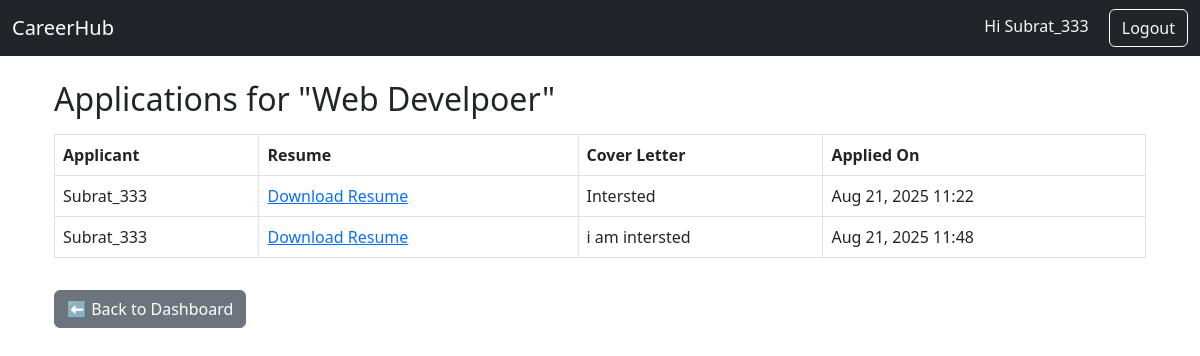
The page /jobs/jobs/2/applications/ (signed in) on the database its author committed.
### users/models.py (models this page shows)
class CustomUser(AbstractUser):
    USER_TYPE_CHOICES = (
        ('employer', 'Employer'),
        ('candidate', 'Candidate'),
    )
    user_type = models.CharField(max_length=10, choices=USER_TYPE_CHOICES)

### jobs/models.py (models this page shows, shortened)
class Job(models.Model):
    employer = models.ForeignKey(settings.AUTH_USER_MODEL, on_delete=models.CASCADE, related_name="jobs")
    title = models.CharField(max_length=200)
    description = models.TextField()
    location = models.CharField(max_length=100)
    salary = models.DecimalField(max_digits=10, decimal_places=2, null=True, blank=True)
    created_at = models.DateTimeField(auto_now_add=True)  # when job is posted
    updated_at = models.DateTimeField(auto_now=True)      # when job is updated

class Application(models.Model):
    job = models.ForeignKey("Job", on_delete=models.CASCADE, related_name="applications")
    applicant = models.ForeignKey(settings.AUTH_USER_MODEL, on_delete=models.CASCADE)
    resume = models.FileField(upload_to="resumes/")
    cover_letter = models.TextField(blank=True, null=True)
    applied_at = models.DateTimeField(auto_now_add=True)

### jobs/views.py (the view)
# urls.py: path('jobs/<int:job_id>/applications/', views.view_applications, name='view_applications'),
@login_required
def view_applications(request, job_id):
    job = get_object_or_404(Job, id=job_id)
    applications = job.applications.all()
    return render(request, "jobs/view_applications.html", {
    "job": job,
    "applications": applications
})

### templates/jobs/view_applications.html
{% extends 'base.html' %}
{% block content %}
<div class="container mt-4">
    <h2>Applications for "{{ job.title }}"</h2>
    {% if applications %}
        <table class="table table-bordered mt-3">
            <thead>
                <tr>
                    <th>Applicant</th>
                    <th>Resume</th>
                    <th>Cover Letter</th>
                    <th>Applied On</th>
                </tr>
            </thead>
            <tbody>
                {% for app in applications %}
                <tr>
                    <td>{{ app.applicant.username }}</td>
                    <td><a href="{{ app.resume.url }}" target="_blank">Download Resume</a></td>
                    <td>{{ app.cover_letter|default:"No cover letter provided" }}</td>
                    <td>{{ app.applied_at|date:"M d, Y H:i" }}</td>
                </tr>
                {% endfor %}
            </tbody>
        </table>
    {% else %}
        <p class="mt-3">No applications yet for this job.</p>
    {% endif %}
    <a href="{% url 'dashboard' %}" class="btn btn-secondary mt-3">⬅ Back to Dashboard</a>
</div>
{% endblock %}

### templates/base.html (shortened to what this page needs)
{% load static %}
<!DOCTYPE html>
<html>
<head>
    <link href="https://cdn.jsdelivr.net/npm/bootstrap@5.3.0/dist/css/bootstrap.min.css" rel="stylesheet">
</head>
<body>
<nav class="navbar navbar-expand-lg navbar-dark bg-dark">
  <div class="container-fluid">
    <a class="navbar-brand" href="/">CareerHub</a>
    <div>
      {% if user.is_authenticated %}
    <span class="text-light me-3">Hi {{ user.username }}</span>
    <form action="{% url 'logout' %}" method="post" style="display:inline;">
        <button type="submit" class="btn btn-outline-light">Logout</button>
    </form>
{% else %}
    {% if request.resolver_match.url_name not in 'home login register' %}
        <a href="{% url 'login' %}" class="btn btn-outline-light me-2">Login</a>
        <a href="{% url 'register' %}" class="btn btn-primary">Register</a>
    {% endif %}
{% endif %}
    </div>
  </div>
</nav>
<div class="container mt-4">
    {% block content %}{% endblock %}
</div>
</body>
</html>

### rows shown on the page
CustomUser: username "Subrat_333"
Job: title "Web Develpoer"
Application: applicant.username "Subrat_333", cover_letter "Intersted", applied_at "Aug 21, 2025 11:22"
Application: applicant.username "Subrat_333", cover_letter "i am intersted", applied_at "Aug 21, 2025 11:48"
